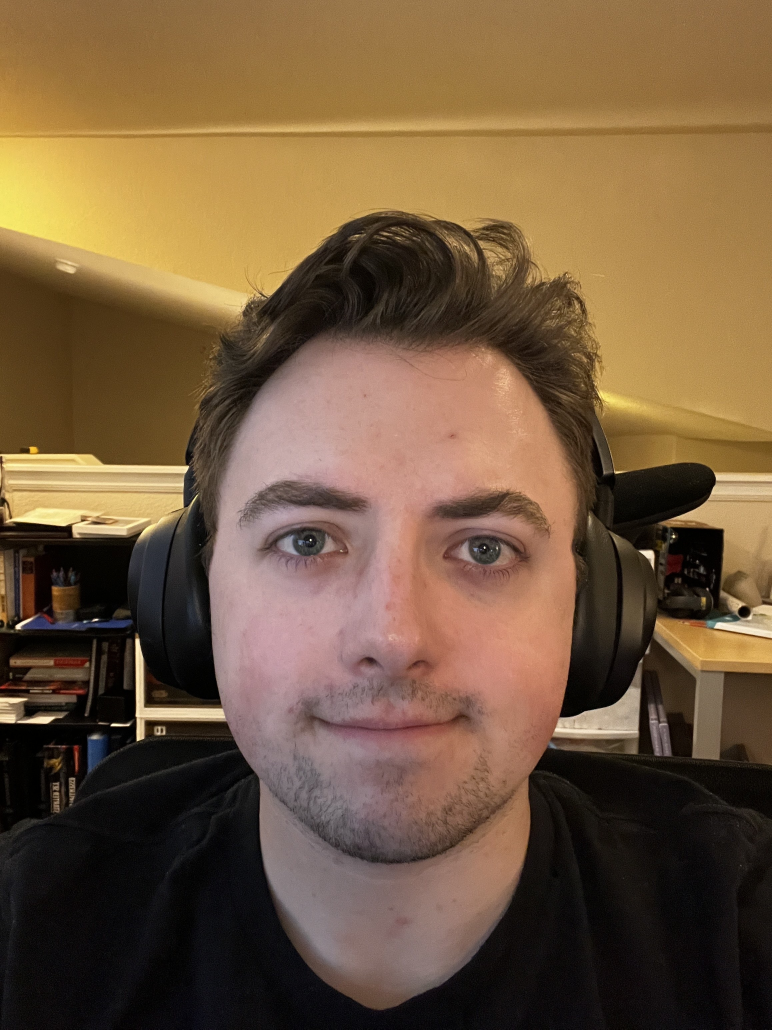
#> input picture Foundations of Computer Vision/Week3/this_is_me.jpg, 2316 x 3088 px (shown at 1/3 size)
$ python face_drawing_week3.py
#> lines starting #> are read from the running program, lines starting #| are printed output that depends on the picture
# Draw things on my photo
import cv2
import os
import numpy as np

# import my dope selfie and make sure the computer did not lose it
img = cv2.imread("this_is_me.jpg")
#> img is the input picture: shape (3088, 2316, 3); mean B, G, R 63.2, 90, 115.6
assert img is not None, "file could not be read, check with os.path.exists()"

# Resize since my photo was massive and show the image
img_resized = cv2.resize(img, (0,0), fx = 0.2, fy = 0.2)
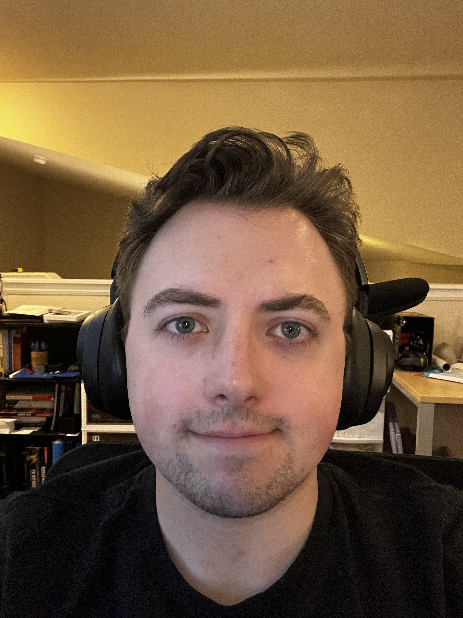
#> img_resized: shape (618, 463, 3); mean B, G, R 63.2, 90, 115.5


# figure out how big my photo is.
height, width, _ = img_resized.shape
#> height = 618; width = 463
print(height, width)
#| 618 463

cv2.rectangle(img_resized,(150,300),(220,350),(0,0,255),3)

cv2.rectangle(img_resized,(250,300),(320,350),(0,0,255),3)

cv2.circle(img_resized,(231,320),200,(0,255,0), 3)

font = cv2.FONT_HERSHEY_SIMPLEX
cv2.putText(img_resized,"This is me",(50,50),font,2,(255,255,255),3,cv2.LINE_AA)
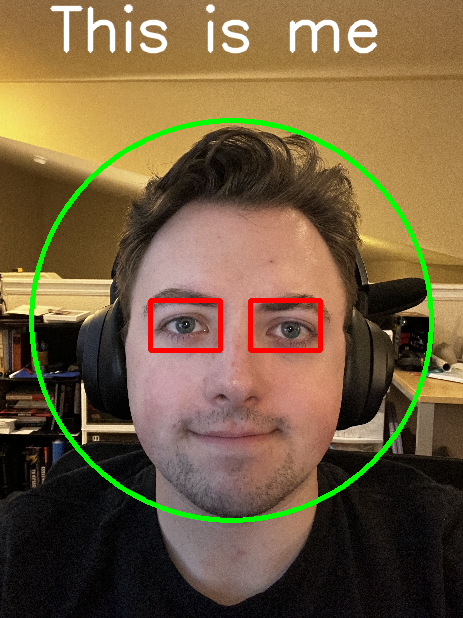
#> img_resized: shape (618, 463, 3); mean B, G, R 63.3, 94.2, 115

cv2.imshow("this is me", img_resized)


cv2.waitKey(0)

cv2.destroyAllWindows()
